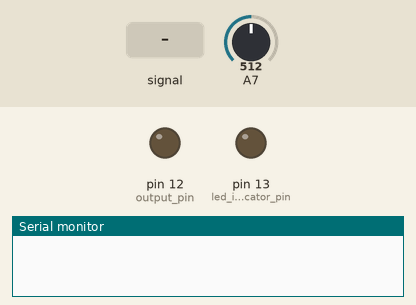
Bench run of a sketch on a simulated Arduino Uno, built with avr-gcc and run on an emulated ATmega328P. Shown: output pins drawn as LEDs (lit = HIGH), the last lines printed to the serial monitor. The inputs (shaded band) are chosen by the test bench; at power-on: A7 = 512.

Above: at 1.2 s.
1.3 s: A7 fed a 200 Hz sine of ±255 counts around its level
At 2.3 s:
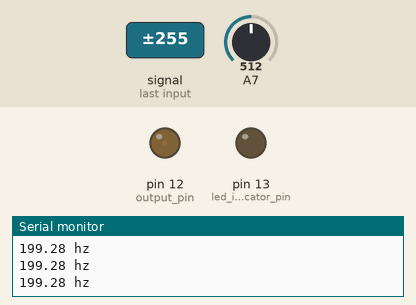
2.9 s: A7 set to 0
At 3.9 s:
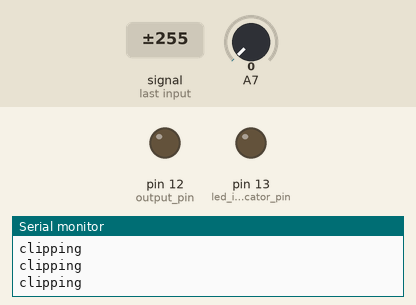
Timing chart, 0 to 5.9 s (numbered marks = the images above; inputs shaded):
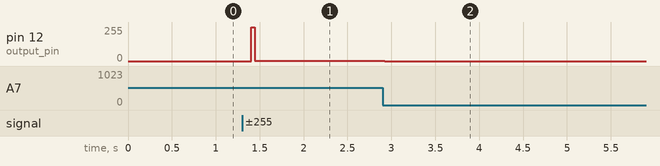

The sketch:

AudioFrequencyMeter.ino
```cpp
/*
* Modified Arduino Frequency Detection
* by Nicole Grimwood
*
* For more information please visit:
* https://www.instructables.com/id/Arduino-Guitar-Tuner/
*
* Slightly edited version of:
* Arduino Frequency Detection
* created October 7, 2012
* by Amanda Ghassaei
*
* This code is in the public domain.
*/

//clipping indicator variables
boolean clipping = 0;

//data storage variables
byte newData = 0;
byte prevData = 0;
unsigned int time = 0;        //keeps time and sends vales to store in timer[] occasionally
int timer[10];                //storage for timing of events
int slope[10];                //storage for slope of events
unsigned int totalTimer;      //used to calculate period
unsigned int period;          //storage for period of wave
byte index = 0;               //current storage index
float frequency;              //storage for frequency calculations
int maxSlope = 0;             //used to calculate max slope as trigger point
int newSlope;                 //storage for incoming slope data

//variables for decided whether you have a match
byte noMatch = 0;             //counts how many non-matches you've received to reset variables if it's been too long
byte slopeTol = 3;            //slope tolerance- adjust this if you need (default = 3)
int timerTol = 10;            //timer tolerance- adjust this if you need (default = 10)

//variables for amp detection
unsigned int ampTimer = 0;
byte maxAmp = 0;
byte checkMaxAmp;
byte ampThreshold = 16;       //raise if you have a very noisy signal (default = 30)

void setup(){

  Serial.begin(9600);

  pinMode(13,OUTPUT);//led indicator pin
  pinMode(12,OUTPUT);//output pin

  cli();//diable interrupts

  //set up continuous sampling of analog pin 0 at 38.5kHz

  //clear ADCSRA and ADCSRB registers
  ADCSRA = 0;
  ADCSRB = 0;

  ADMUX |= (1 << MUX2) | (1 << MUX1) | (1 << MUX0);       //Select ADC7 (A0)

  ADMUX |= (1 << REFS0);                    //set reference voltage
  ADMUX |= (1 << ADLAR);                    //left align the ADC value- so we can read highest 8 bits from ADCH register only

  ADCSRA |= (1 << ADPS2) | (1 << ADPS0);    //set ADC clock with 32 prescaler- 16mHz/32=500kHz
  ADCSRA |= (1 << ADATE);                   //enabble auto trigger
  ADCSRA |= (1 << ADIE);                    //enable interrupts when measurement complete
  ADCSRA |= (1 << ADEN);                    //enable ADC
  ADCSRA |= (1 << ADSC);                    //start ADC measurements

  sei();                                    //enable interrupts
}

ISR(ADC_vect) {                                 //when new ADC value ready
  PORTB &= B11101111;                           //set pin 12 low
  prevData = newData;                           //store previous value
  newData = ADCH;                               //get value from A0
  if (prevData < 127 && newData >=127){         //if increasing and crossing midpoint
    newSlope = newData - prevData;              //calculate slope
    if (abs(newSlope-maxSlope)<slopeTol){       //if slopes are ==
      //record new data and reset time
      slope[index] = newSlope;
      timer[index] = time;
      time = 0;
      if (index == 0){                          //new max slope just reset
        PORTB |= B00010000;                     //set pin 12 high
        noMatch = 0;
        index++;                                //increment index
      }
      else if (abs(timer[0]-timer[index])<timerTol && abs(slope[0]-newSlope)<slopeTol){//if timer duration and slopes match
        //sum timer values
        totalTimer = 0;
        for (byte i=0; i<index; i++){
          totalTimer+=timer[i];
        }
        period = totalTimer;                    //set period
        //reset new zero index values to compare with
        timer[0] = timer[index];
        slope[0] = slope[index];
        index = 1;                              //set index to 1
        PORTB |= B00010000;                     //set pin 12 high
        noMatch = 0;
      }
      else{                                     //crossing midpoint but not match
        index++;                                //increment index
        if (index > 9){
          reset();
        }
      }
    }
    else if (newSlope>maxSlope){                //if new slope is much larger than max slope
      maxSlope = newSlope;
      time = 0;                                 //reset clock
      noMatch = 0;
      index = 0;                                //reset index
    }
    else{                                       //slope not steep enough
      noMatch++;                                //increment no match counter
      if (noMatch>9){
        reset();
      }
    }
  }

  if (newData == 0 || newData == 1023){           //if clipping
    clipping = 1;                                 //currently clipping
    Serial.println("clipping");
  }

  time++;//increment timer at rate of 38.5kHz

  ampTimer++;//increment amplitude timer
  if (abs(127-ADCH)>maxAmp){
    maxAmp = abs(127-ADCH);
  }
  if (ampTimer==1000){
    ampTimer = 0;
    checkMaxAmp = maxAmp;
    maxAmp = 0;
  }

}

void reset(){//clean out some variables
  index = 0;                    //reset index
  noMatch = 0;                  //reset match couner
  maxSlope = 0;                 //reset slope
}

void checkClipping(){//manage clipping indication
  if (clipping){              //if currently clipping
    clipping = 0;
  }
}

void loop(){
  checkClipping();

  if (checkMaxAmp>ampThreshold){
    frequency = 38462/float(period);//calculate frequency timer rate/period

    //print results
    Serial.print(frequency);
    Serial.println(" hz");
  }

  delay(100);

}
```

Measured:
- after the input at 1.3 s, pin 12 (output_pin): 0/255 → 1/255 after 0.11 s
- after the input at 2.9 s, pin 12 (output_pin): 1/255 → 0/255 at once
